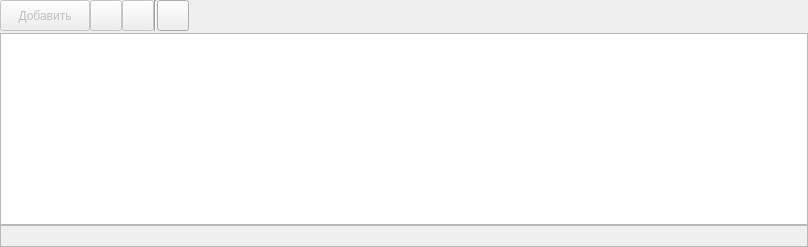
     <widget class="QWidget" name="pagePreorders">
      <layout class="QVBoxLayout" name="verticalLayout_5">
       <property name="spacing">
        <number>0</number>
       </property>
       <property name="leftMargin">
        <number>0</number>
       </property>
       <property name="topMargin">
        <number>0</number>
       </property>
       <property name="rightMargin">
        <number>0</number>
       </property>
       <property name="bottomMargin">
        <number>0</number>
       </property>
       <item>
        <widget class="QWidget" name="widgetButtons_2" native="true">
         <layout class="QHBoxLayout" name="horizontalLayout_7">
          <property name="spacing">
           <number>0</number>
          </property>
          <property name="leftMargin">
           <number>0</number>
          </property>
          <property name="topMargin">
           <number>0</number>
          </property>
          <property name="rightMargin">
           <number>0</number>
          </property>
          <property name="bottomMargin">
           <number>2</number>
          </property>
          <item>
           <widget class="QToolButton" name="toolButtonAddPreorder">
            <property name="enabled">
             <bool>false</bool>
            </property>
            <property name="sizePolicy">
             <sizepolicy hsizetype="Preferred" vsizetype="Preferred">
              <horstretch>0</horstretch>
              <verstretch>0</verstretch>
             </sizepolicy>
            </property>
            <property name="minimumSize">
             <size>
              <width>90</width>
              <height>30</height>
             </size>
            </property>
            <property name="maximumSize">
             <size>
              <width>16777215</width>
              <height>16777215</height>
             </size>
            </property>
            <property name="text">
             <string>Добавить</string>
            </property>
            <property name="icon">
             <iconset resource="../res.qrc">
              <normaloff>:/32/icons/32x32/add.png</normaloff>:/32/icons/32x32/add.png</iconset>
            </property>
            <property name="iconSize">
             <size>
              <width>24</width>
              <height>24</height>
             </size>
            </property>
            <property name="toolButtonStyle">
             <enum>Qt::ToolButtonTextBesideIcon</enum>
            </property>
           </widget>
          </item>
          <item>
           <widget class="QToolButton" name="toolButtonEditPreorder">
            <property name="enabled">
             <bool>false</bool>
            </property>
            <property name="sizePolicy">
             <sizepolicy hsizetype="Preferred" vsizetype="Preferred">
              <horstretch>0</horstretch>
              <verstretch>0</verstretch>
             </sizepolicy>
            </property>
            <property name="minimumSize">
             <size>
              <width>30</width>
              <height>30</height>
             </size>
            </property>
            <property name="maximumSize">
             <size>
              <width>16777215</width>
              <height>16777215</height>
             </size>
            </property>
            <property name="text">
             <string/>
            </property>
            <property name="icon">
             <iconset resource="../res.qrc">
              <normaloff>:/32/icons/32x32/edit.png</normaloff>:/32/icons/32x32/edit.png</iconset>
            </property>
            <property name="iconSize">
             <size>
              <width>24</width>
              <height>24</height>
             </size>
            </property>
           </widget>
          </item>
          <item>
           <widget class="QToolButton" name="toolButtonDeletePreorder">
            <property name="enabled">
             <bool>false</bool>
            </property>
            <property name="sizePolicy">
             <sizepolicy hsizetype="Preferred" vsizetype="Preferred">
              <horstretch>0</horstretch>
              <verstretch>0</verstretch>
             </sizepolicy>
            </property>
            <property name="maximumSize">
             <size>
              <width>16777215</width>
              <height>16777215</height>
             </size>
            </property>
            <property name="text">
             <string/>
            </property>
            <property name="icon">
             <iconset resource="../res.qrc">
              <normaloff>:/32/icons/32x32/delete.png</normaloff>:/32/icons/32x32/delete.png</iconset>
            </property>
            <property name="iconSize">
             <size>
              <width>24</width>
              <height>24</height>
             </size>
            </property>
           </widget>
          </item>
          <item>
           <widget class="Line" name="lineBeforeRefresh_2">
            <property name="orientation">
             <enum>Qt::Vertical</enum>
            </property>
           </widget>
          </item>
          <item>
           <widget class="QToolButton" name="toolButtonRefreshPreorders">
            <property name="enabled">
             <bool>true</bool>
            </property>
            <property name="sizePolicy">
             <sizepolicy hsizetype="Preferred" vsizetype="Preferred">
              <horstretch>0</horstretch>
              <verstretch>0</verstretch>
             </sizepolicy>
            </property>
            <property name="maximumSize">
             <size>
              <width>16777215</width>
              <height>16777215</height>
             </size>
            </property>
            <property name="toolTip">
             <string>Обновить данные</string>
            </property>
            <property name="text">
             <string/>
            </property>
            <property name="icon">
             <iconset resource="../res.qrc">
              <normaloff>:/32/icons/32x32/refresh.png</normaloff>:/32/icons/32x32/refresh.png</iconset>
            </property>
            <property name="iconSize">
             <size>
              <width>24</width>
              <height>24</height>
             </size>
            </property>
           </widget>
          </item>
          <item>
           <spacer name="horizontalSpacerButtons_2">
            <property name="orientation">
             <enum>Qt::Horizontal</enum>
            </property>
            <property name="sizeHint" stdset="0">
             <size>
              <width>425</width>
              <height>20</height>
             </size>
            </property>
           </spacer>
          </item>
         </layout>
        </widget>
       </item>
       <item>
        <widget class="FrameSearchTable" name="widgetSearchPreorders" native="true"/>
       </item>
       <item>
        <widget class="QTreeView" name="treeViewPreorders">
         <property name="selectionMode">
          <enum>QAbstractItemView::ExtendedSelection</enum>
         </property>
         <property name="rootIsDecorated">
          <bool>false</bool>
         </property>
         <property name="itemsExpandable">
          <bool>false</bool>
         </property>
         <property name="sortingEnabled">
          <bool>true</bool>
         </property>
         <attribute name="headerHighlightSections">
          <bool>false</bool>
         </attribute>
         <attribute name="headerShowSortIndicator" stdset="0">
          <bool>true</bool>
         </attribute>
         <attribute name="headerStretchLastSection">
          <bool>false</bool>
         </attribute>
        </widget>
       </item>
       <item>
        <layout class="QHBoxLayout" name="horizontalLayout_8">
         <item>
          <widget class="FramePageNavigator" name="widgetNavigatorPreorders" native="true">
           <property name="sizePolicy">
            <sizepolicy hsizetype="Expanding" vsizetype="Preferred">
             <horstretch>0</horstretch>
             <verstretch>0</verstretch>
            </sizepolicy>
           </property>
           <property name="minimumSize">
            <size>
             <width>0</width>
             <height>0</height>
            </size>
           </property>
          </widget>
         </item>
         <item>
          <widget class="QFrame" name="frame_2">
           <property name="sizePolicy">
            <sizepolicy hsizetype="Expanding" vsizetype="Preferred">
             <horstretch>0</horstretch>
             <verstretch>0</verstretch>
            </sizepolicy>
           </property>
           <property name="frameShape">
            <enum>QFrame::StyledPanel</enum>
           </property>
           <property name="frameShadow">
            <enum>QFrame::Raised</enum>
           </property>
           <layout class="QHBoxLayout" name="horizontalLayout_9">
            <property name="spacing">
             <number>6</number>
            </property>
            <property name="leftMargin">
             <number>2</number>
            </property>
            <property name="topMargin">
             <number>0</number>
            </property>
            <property name="rightMargin">
             <number>2</number>
            </property>
            <property name="bottomMargin">
             <number>0</number>
            </property>
            <item>
             <spacer name="horizontalSpacer_3">
              <property name="orientation">
               <enum>Qt::Horizontal</enum>
              </property>
              <property name="sizeType">
               <enum>QSizePolicy::Maximum</enum>
              </property>
              <property name="sizeHint" stdset="0">
               <size>
                <width>802</width>
                <height>20</height>
               </size>
              </property>
             </spacer>
            </item>
           </layout>
          </widget>
         </item>
        </layout>
       </item>
      </layout>
     </widget>
